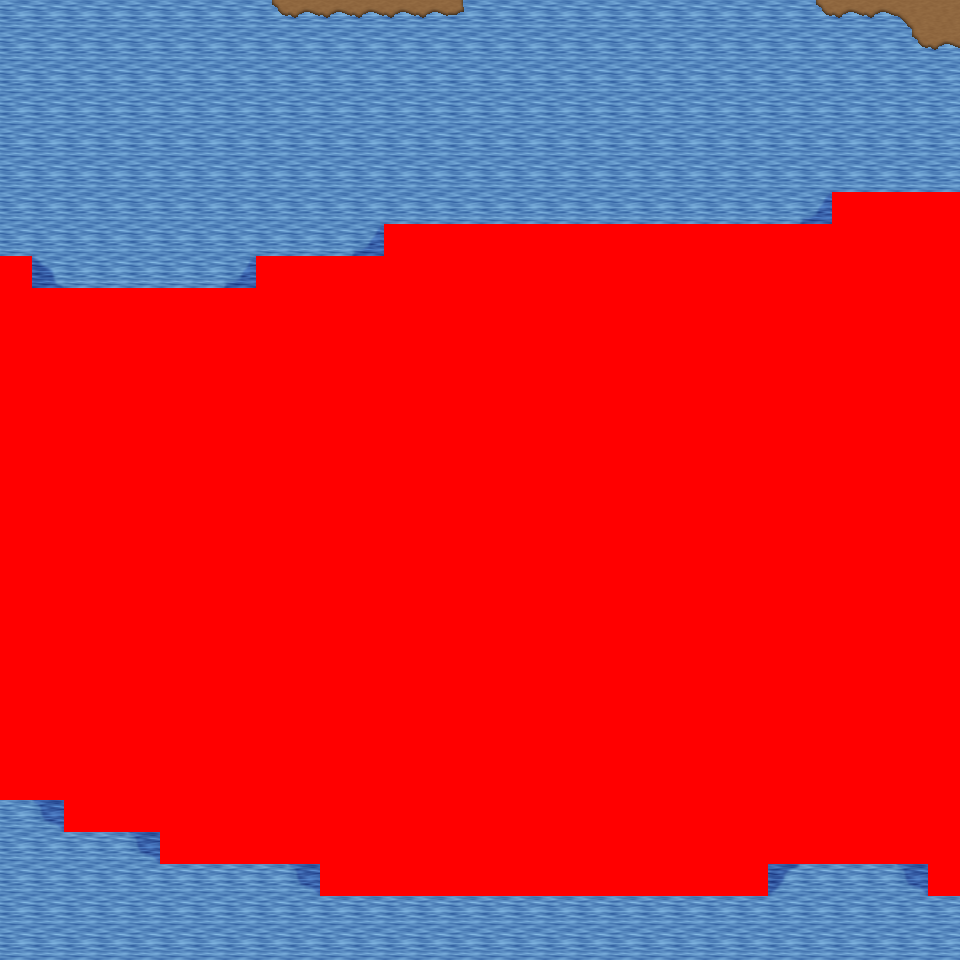

Rendered tile map (Tiled .tmx) drawn with the repository's tilesets; below, a short description and the map source with its tile grids summarised:
An orthogonal 30x30 tile map with 32x32 px tiles, 6 tile layers (Ground, Object, Object2, Above, ...), 29 tilesets and 6 objects (6x mapExit).

<map version="1.0" orientation="orthogonal" renderorder="right-down" width="30" height="30" tilewidth="32" tileheight="32" nextobjectid="7">
  <tileset firstgid="1" name="tileset_logic_collision" tilewidth="32" tileheight="32" tilecount="1" columns="1">
    <image source="../drawable/tileset_logic_collision.png" width="32" height="32" />
  </tileset>
  <tileset firstgid="2" name="tileset_ground_ground" tilewidth="32" tileheight="32" tilecount="33" columns="3">
    <image source="../drawable/tileset_ground_ground.png" width="96" height="352" />
  </tileset>
  <tileset firstgid="35" name="tileset_building_castle" tilewidth="32" tileheight="32" tilecount="320" columns="20">
    <image source="../drawable/tileset_building_castle.png" width="640" height="512" />
  </tileset>
  <tileset firstgid="355" name="tileset_ground_grass_corners" tilewidth="32" tileheight="32" tilecount="24" columns="6">
    <image source="../drawable/tileset_ground_grass_corners.png" width="192" height="128" />
  </tileset>
  <tileset firstgid="379" name="tileset_ground_grass_edges" tilewidth="32" tileheight="32" tilecount="36" columns="12">
    <image source="../drawable/tileset_ground_grass_edges.png" width="384" height="96" />
  </tileset>
  <tileset firstgid="415" name="tileset_ground_water_pool" tilewidth="32" tileheight="32" tilecount="72" columns="3">
    <image source="../drawable/tileset_ground_water_pool.png" width="96" height="768" />
  </tileset>
  <tileset firstgid="487" name="tileset_ground_earth_edges" tilewidth="32" tileheight="32" tilecount="18" columns="6">
    <image source="../drawable/tileset_ground_earth_edges.png" width="192" height="96" />
  </tileset>
  <tileset firstgid="505" name="tileset_item_weapon_cannon" tilewidth="32" tileheight="32" tilecount="12" columns="3">
    <image source="../drawable/tileset_item_weapon_cannon.png" width="96" height="128" />
  </tileset>
  <tileset firstgid="517" name="tileset_item_pot_barrels_1" tilewidth="32" tileheight="32" tilecount="8" columns="4">
    <image source="../drawable/tileset_item_pot_barrels_1.png" width="128" height="64" />
  </tileset>
  <tileset firstgid="525" name="tileset_ground_cobbled_paving" tilewidth="32" tileheight="32" tilecount="1" columns="1">
    <image source="../drawable/tileset_ground_cobbled_paving.png" width="32" height="32" />
  </tileset>
  <tileset firstgid="526" name="tileset_ground_ridge_earth_pale" tilewidth="32" tileheight="32" tilecount="96" columns="12">
    <image source="../drawable/tileset_ground_ridge_earth_pale.png" width="384" height="256" />
  </tileset>
  <tileset firstgid="622" name="tileset_plant_bushes_and_trees" tilewidth="32" tileheight="32" tilecount="144" columns="16">
    <image source="../drawable/tileset_plant_bushes_and_trees.png" width="512" height="289" />
  </tileset>
  <tileset firstgid="766" name="tileset_plant_bush_leafy_2" tilewidth="32" tileheight="32" tilecount="12" columns="6">
    <image source="../drawable/tileset_plant_bush_leafy_2.png" width="192" height="64" />
  </tileset>
  <tileset firstgid="778" name="tileset_plant_bush_flowering" tilewidth="32" tileheight="32" tilecount="72" columns="8">
    <image source="../drawable/tileset_plant_bush_flowering.png" width="256" height="288" />
  </tileset>
  <tileset firstgid="850" name="tileset_plant_stump_small_stump" tilewidth="32" tileheight="32" tilecount="4" columns="2">
    <image source="../drawable/tileset_plant_stump_small_stump.png" width="64" height="64" />
  </tileset>
  <tileset firstgid="854" name="tileset_plant_tree_fall_trees" tilewidth="32" tileheight="32" tilecount="40" columns="8">
    <image source="../drawable/tileset_plant_tree_fall_trees.png" width="256" height="160" />
  </tileset>
  <tileset firstgid="894" name="tileset_logic_creature_animal" tilewidth="32" tileheight="32" tilecount="32" columns="8">
    <image source="../drawable/tileset_logic_creature_animal.png" width="256" height="128" />
  </tileset>
  <tileset firstgid="926" name="tileset_logic_creature_rodent" tilewidth="32" tileheight="32" tilecount="8" columns="8">
    <image source="../drawable/tileset_logic_creature_rodent.png" width="256" height="32" />
  </tileset>
  <tileset firstgid="934" name="tileset_plant_vine" tilewidth="32" tileheight="32" tilecount="3" columns="1">
    <image source="../drawable/tileset_plant_vine.png" width="32" height="96" />
  </tileset>
  <tileset firstgid="937" name="tileset_building_cottage" tilewidth="32" tileheight="32" tilecount="256" columns="16">
    <image source="../drawable/tileset_building_cottage.png" width="512" height="512" />
  </tileset>
  <tileset firstgid="1193" name="tileset_building_roof_thatched_roof" tilewidth="32" tileheight="32" tilecount="256" columns="16">
    <image source="../drawable/tileset_building_roof_thatched_roof.png" width="512" height="512" />
  </tileset>
  <tileset firstgid="1449" name="tileset_building_window_windows" tilewidth="32" tileheight="32" tilecount="256" columns="16">
    <image source="../drawable/tileset_building_window_windows.png" width="512" height="512" />
  </tileset>
  <tileset firstgid="1705" name="tileset_building_door_doors" tilewidth="32" tileheight="32" tilecount="256" columns="16">
    <image source="../drawable/tileset_building_door_doors.png" width="512" height="512" />
  </tileset>
  <tileset firstgid="1961" name="tileset_building_fence_fence_wooden" tilewidth="32" tileheight="32" tilecount="12" columns="3">
    <image source="../drawable/tileset_building_fence_fence_wooden.png" width="96" height="128" />
  </tileset>
  <tileset firstgid="1973" name="tileset_ground_ground_3" tilewidth="32" tileheight="32" tilecount="5" columns="5">
    <image source="../drawable/tileset_ground_ground_3.png" width="160" height="32" />
  </tileset>
  <tileset firstgid="1978" name="tileset_plant_tree_tree_darkgreen" tilewidth="32" tileheight="32" tilecount="88" columns="8">
    <image source="../drawable/tileset_plant_tree_tree_darkgreen.png" width="256" height="352" />
  </tileset>
  <tileset firstgid="2066" name="tileset_logic_portal" tilewidth="32" tileheight="32" tilecount="24" columns="8">
    <image source="../drawable/tileset_logic_portal.png" width="256" height="96" />
  </tileset>
  <tileset firstgid="2090" name="tileset_building_decoration_magician_banner" tilewidth="32" tileheight="32" tilecount="3" columns="3">
    <image source="../drawable/tileset_building_decoration_magician_banner.png" width="96" height="32" />
  </tileset>
  <tileset firstgid="2093" name="tileset_ground_ladder_vertical_dark" tilewidth="32" tileheight="32" tilecount="3" columns="3">
    <image source="../drawable/tileset_ground_ladder_vertical_dark.png" width="96" height="32" />
  </tileset>
  <layer name="Ground" width="30" height="30">
    <data>[900 cells, 900 non-empty, 9 distinct tile ids]</data>
  </layer>
  <layer name="Object" width="30" height="30">
    <data>[900 cells, 13 non-empty, 4 distinct tile ids]</data>
  </layer>
  <layer name="Object2" width="30" height="30">
    <data>[900 cells, 0 non-empty, 0 distinct tile ids]</data>
  </layer>
  <layer name="Above" width="30" height="30">
    <data>[900 cells, 0 non-empty, 0 distinct tile ids]</data>
  </layer>
  <layer name="Above2" width="30" height="30">
    <data>[900 cells, 0 non-empty, 0 distinct tile ids]</data>
  </layer>
  <layer name="Walkable" width="30" height="30">
    <data>[900 cells, 593 non-empty, 1 distinct tile ids]</data>
  </layer>
  <objectgroup name="MapEvents">
    <object id="1" name="north" type="mapExit" x="0" y="0" width="960" height="32">
      <properties>
        <property name="map" value="level_0_x36_y77" />
        <property name="x" value="0" />
        <property name="y" value="28" />
      </properties>
    </object>
    </objectgroup>
</map>
<!-- 5 of 6 objects omitted -->
